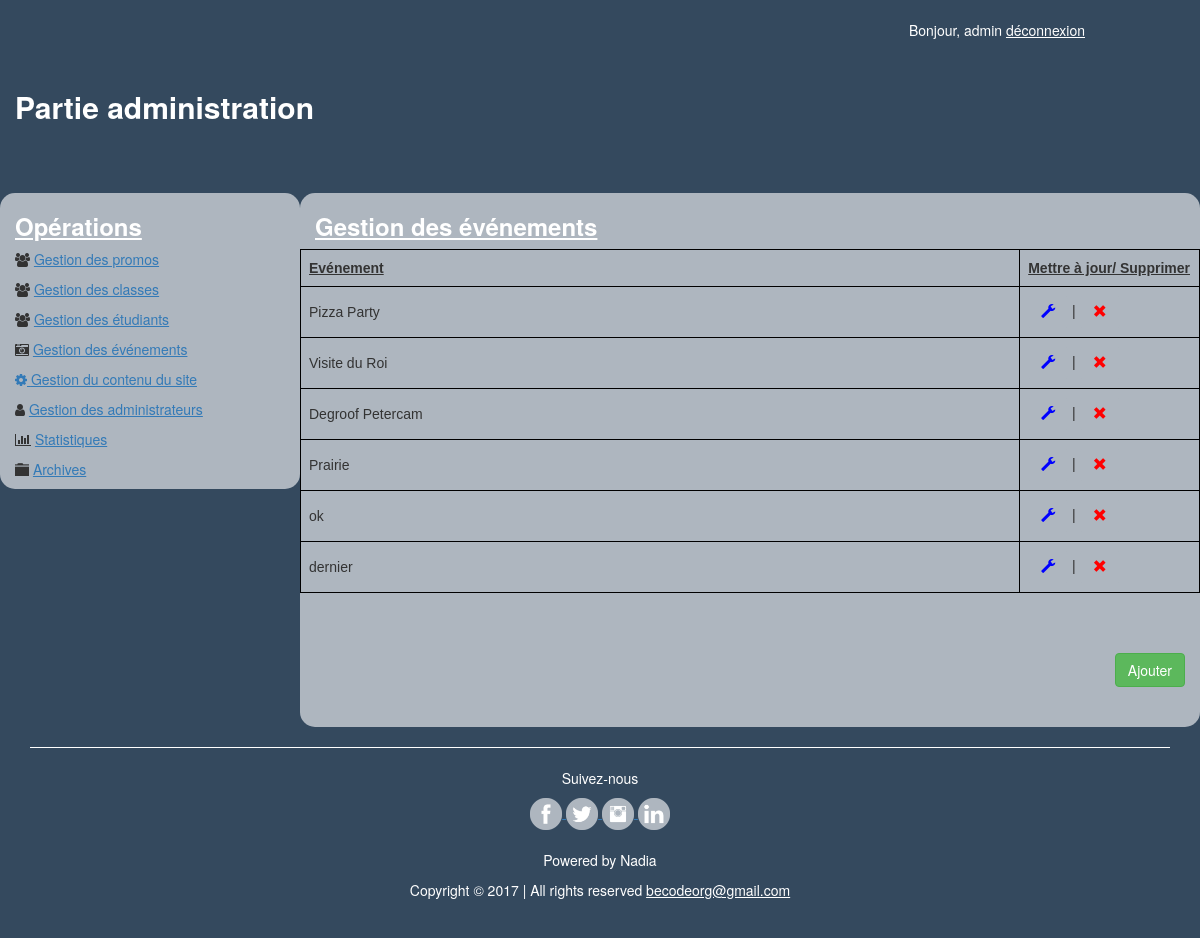
Page /administration.php?page=event (signed in) on the committed database.
### tables this page shows
CREATE TABLE `event` (
  `id_event` int(11) NOT NULL,
  `description_event` varchar(255) NOT NULL
);

### Controller/vue_liste_evenements.php (called while the page is built)
<?php
	require_once 'Model/vue_liste_evenements.php';
	require_once 'View/vue_liste_evenements.php';
?>

### View/vue_liste_evenements.php (the view, shortened to what this page needs)
        <h1 style="text-align:left; color:white"> <u>Gestion des événements </u> </h1>
          <div class="row">
                <?php
                    if(sizeof($liste_events) == 0){ ?>
                    <br/>
                    <p> Aucun événement n'est encore enregistré! </p>
                <?php } else { ?>
            <table>
              <tr>
                <th><u>Evénement</u></th>
                <th><u>Mettre à jour/ Supprimer</u></th>
              </tr>
              <?php
                      foreach ($liste_events as $key => $value) { ?>
                        <tr>
                          <td width="80%"><?= $value['description_event']?></td>
                          <td width="20%">
                            <button onclick="update_event(<?=$value['id_event']?>)"  class="btn btn-default button_update_delete"><span class="glyphicon glyphicon-wrench glyphicon_maj"></span></button>
                            |
                            <a href='delete_event.php?id=<?= $value['id_event']; ?>'>
                              <button class="btn btn-default button_update_delete"><span class="glyphicon glyphicon-remove button_remove"></span></button>
                            </a>
                          </td>
                        </tr>
              <?php  } ?>
            </table>
          </div>
        <br/><br/><br/>
        <div id="div_button_ajouter" style="text-align: right">
          <button id="id_button_ajouter" onclick="creer_zone_ajout()" class="btn btn-success">Ajouter</button>
        </div>
        <br/>
        <br/>
<?php }  ?>

### View/css/style.css (style rules this page uses)
table { font-family: arial, sans-serif; border-collapse: collapse; width: 100%; }
td, th { border: 1px solid black; text-align: left; padding: 8px; }
h1 { font-size: 24px; font-weight: bold; }
a { text-decoration: underline; }
.button_update_delete { background-color:#AEB6BF; border:1px solid #AEB6BF; }
.button_remove { color: red; }
.glyphicon_maj { color: blue; }

### rows in the picture
event: description_event "Pizza Party"
event: description_event "Visite du Roi"
event: description_event "Degroof Petercam"
event: description_event "Prairie"
event: description_event "ok"
event: description_event "dernier"

### other values in the picture
$_SESSION['login'] "admin"
